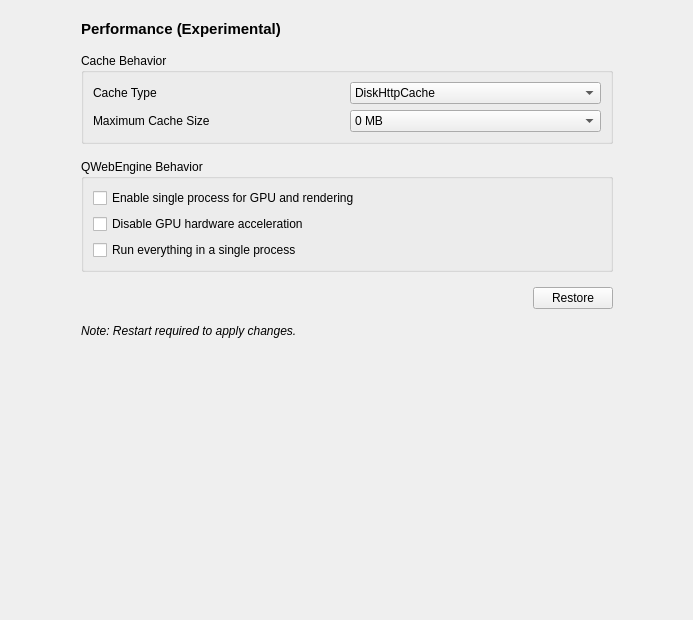
<?xml version="1.0" encoding="UTF-8"?>
<ui version="4.0">
 <class>PagePerformance</class>
 <widget class="QWidget" name="PagePerformance">
  <property name="geometry">
   <rect>
    <x>0</x>
    <y>0</y>
    <width>693</width>
    <height>620</height>
   </rect>
  </property>
  <property name="windowTitle">
   <string/>
  </property>
  <layout class="QVBoxLayout" name="verticalLayout_3">
   <item>
    <layout class="QHBoxLayout" name="horizontalLayout">
     <item>
      <spacer name="horizontalSpacer">
       <property name="orientation">
        <enum>Qt::Orientation::Horizontal</enum>
       </property>
       <property name="sizeHint" stdset="0">
        <size>
         <width>40</width>
         <height>20</height>
        </size>
       </property>
      </spacer>
     </item>
     <item>
      <widget class="QFrame" name="frame">
       <property name="minimumSize">
        <size>
         <width>550</width>
         <height>0</height>
        </size>
       </property>
       <property name="frameShape">
        <enum>QFrame::Shape::NoFrame</enum>
       </property>
       <property name="frameShadow">
        <enum>QFrame::Shadow::Raised</enum>
       </property>
       <layout class="QVBoxLayout" name="verticalLayout_2">
        <property name="spacing">
         <number>15</number>
        </property>
        <item>
         <widget class="QLabel" name="label">
          <property name="font">
           <font>
            <pointsize>11</pointsize>
            <bold>true</bold>
           </font>
          </property>
          <property name="text">
           <string>Performance (Experimental)</string>
          </property>
         </widget>
        </item>
        <item>
         <widget class="QGroupBox" name="groupBox_2">
          <property name="title">
           <string>Cache Behavior</string>
          </property>
          <property name="checkable">
           <bool>false</bool>
          </property>
          <property name="checked">
           <bool>false</bool>
          </property>
          <layout class="QGridLayout" name="gridLayout_2">
           <item row="0" column="0">
            <widget class="QLabel" name="label_3">
             <property name="text">
              <string>Cache Type</string>
             </property>
            </widget>
           </item>
           <item row="0" column="1">
            <widget class="QComboBox" name="cache_type">
             <item>
              <property name="text">
               <string>DiskHttpCache</string>
              </property>
             </item>
             <item>
              <property name="text">
               <string>MemoryHttpCache</string>
              </property>
             </item>
             <item>
              <property name="text">
               <string>NoCache</string>
              </property>
             </item>
            </widget>
           </item>
           <item row="1" column="0">
            <widget class="QLabel" name="label_2">
             <property name="text">
              <string>Maximum Cache Size</string>
             </property>
            </widget>
           </item>
           <item row="1" column="1">
            <widget class="QComboBox" name="cache_size_max">
             <item>
              <property name="text">
               <string>0 MB</string>
              </property>
             </item>
             <item>
              <property name="text">
               <string>50 MB</string>
              </property>
             </item>
             <item>
              <property name="text">
               <string>100 MB</string>
              </property>
             </item>
            </widget>
           </item>
          </layout>
         </widget>
        </item>
        <item>
         <widget class="QGroupBox" name="groupBox">
          <property name="title">
           <string>QWebEngine Behavior</string>
          </property>
          <layout class="QGridLayout" name="gridLayout">
           <item row="2" column="0">
            <widget class="QCheckBox" name="disable_gpu">
             <property name="text">
              <string>Disable GPU hardware acceleration</string>
             </property>
            </widget>
           </item>
           <item row="1" column="0">
            <widget class="QCheckBox" name="in_process_gpu">
             <property name="text">
              <string>Enable single process for GPU and rendering</string>
             </property>
            </widget>
           </item>
           <item row="3" column="0">
            <widget class="QCheckBox" name="single_process">
             <property name="text">
              <string>Run everything in a single process</string>
             </property>
            </widget>
           </item>
          </layout>
         </widget>
        </item>
        <item>
         <layout class="QHBoxLayout" name="horizontalLayout_2">
          <property name="leftMargin">
           <number>0</number>
          </property>
          <property name="topMargin">
           <number>0</number>
          </property>
          <item>
           <spacer name="horizontalSpacer_3">
            <property name="orientation">
             <enum>Qt::Orientation::Horizontal</enum>
            </property>
            <property name="sizeHint" stdset="0">
             <size>
              <width>40</width>
              <height>20</height>
             </size>
            </property>
           </spacer>
          </item>
          <item>
           <widget class="QPushButton" name="btn_restore">
            <property name="text">
             <string>Restore</string>
            </property>
           </widget>
          </item>
         </layout>
        </item>
        <item>
         <widget class="QLabel" name="label_4">
          <property name="font">
           <font>
            <italic>true</italic>
           </font>
          </property>
          <property name="text">
           <string>Note: Restart required to apply changes.</string>
          </property>
         </widget>
        </item>
       </layout>
      </widget>
     </item>
     <item>
      <spacer name="horizontalSpacer_2">
       <property name="orientation">
        <enum>Qt::Orientation::Horizontal</enum>
       </property>
       <property name="sizeHint" stdset="0">
        <size>
         <width>40</width>
         <height>20</height>
        </size>
       </property>
      </spacer>
     </item>
    </layout>
   </item>
   <item>
    <spacer name="verticalSpacer_2">
     <property name="orientation">
      <enum>Qt::Orientation::Vertical</enum>
     </property>
     <property name="sizeHint" stdset="0">
      <size>
       <width>20</width>
       <height>295</height>
      </size>
     </property>
    </spacer>
   </item>
  </layout>
 </widget>
 <resources/>
 <connections/>
</ui>
